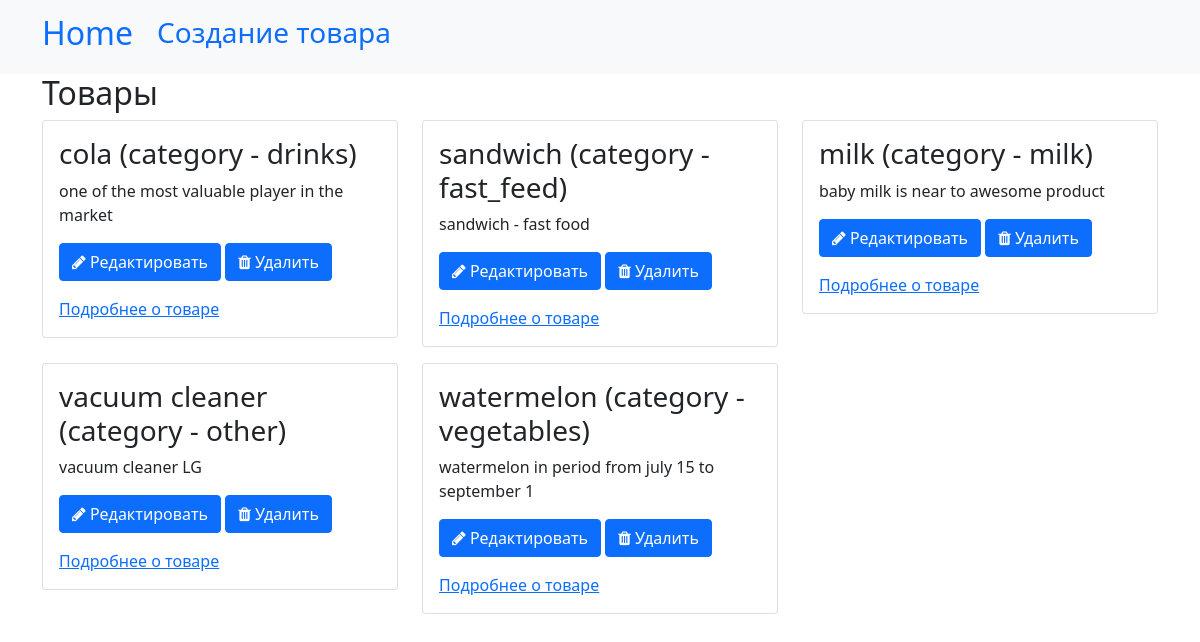
The app's page /, older data.
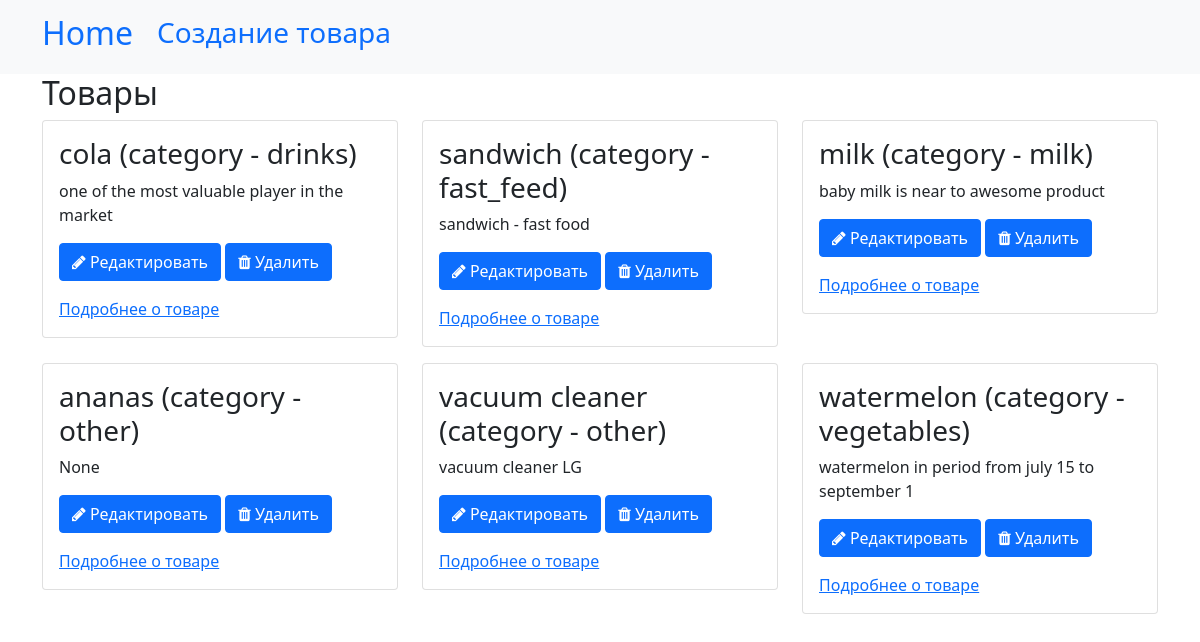
The same page, newer data.
### market/models.py (models this page shows, shortened)
class Product(models.Model):
    name = models.CharField(max_length=100, null=False, blank=False, verbose_name="Наименование товара")
    description = models.TextField(max_length=2000, null=True, blank=True, verbose_name="Описание товара")
    categories = models.CharField(max_length=100, choices=CATEGORY, verbose_name="Категория", default="other")
    balance = models.PositiveIntegerField(verbose_name="Остаток товара")
    price = models.DecimalField(max_digits=7, decimal_places=2, verbose_name="Цена товара")
    class Meta:
        db_table = "market"
        verbose_name = "Товар"
        verbose_name_plural = "Товары"

### market/views.py (the view)
# urls.py: path("", index_view, name="index_view"),
def index_view(request,):
    products = Product.objects.filter(balance__gte=1)
    products = products.order_by("categories", "name")
    context = {"products": products}
    return render(request, "index.html", context)

### market/templates/index.html (shortened to what this page needs)
{% extends "base.html" %}
{% load static %}
{% block nav %}
    <li class="nav-item">
<a class="nav-link" href="{% url "create" %}"><h3>Создание товара</h3></a>
</li>
{% endblock %}
{% block content %}
    <h2>Товары</h2>
    <div class="row">
        {% for product in products %}
            <div class="col-12 col-md-6 col-lg-4">
                <div class="card mb-3">
                    <div class="card-body">
                        <h3>{{ product.name }} (category - {{ product.categories}})</h3>
                        <p>{{ product.description }}</p>
                        <a class="btn btn btn-primary" href="{% url "update_product" pk=product.pk %}" role="button"><i class="fa fa-pencil"></i> Редактировать</a>
                        <a class="btn btn btn-primary" href="{% url "delete" pk=product.pk %}" role="button"><i class="fa fa-trash"></i> Удалить</a>
                        <a href="{% url "product_view" pk=product.pk %}">Подробнее о товаре</a>
                    </div>
                </div>
            </div>
        {% endfor %}
    </div>
{% endblock %}

Row changes from the older to the newer data that the page shows:
added Product: name "ananas", categories "other", description "None"
